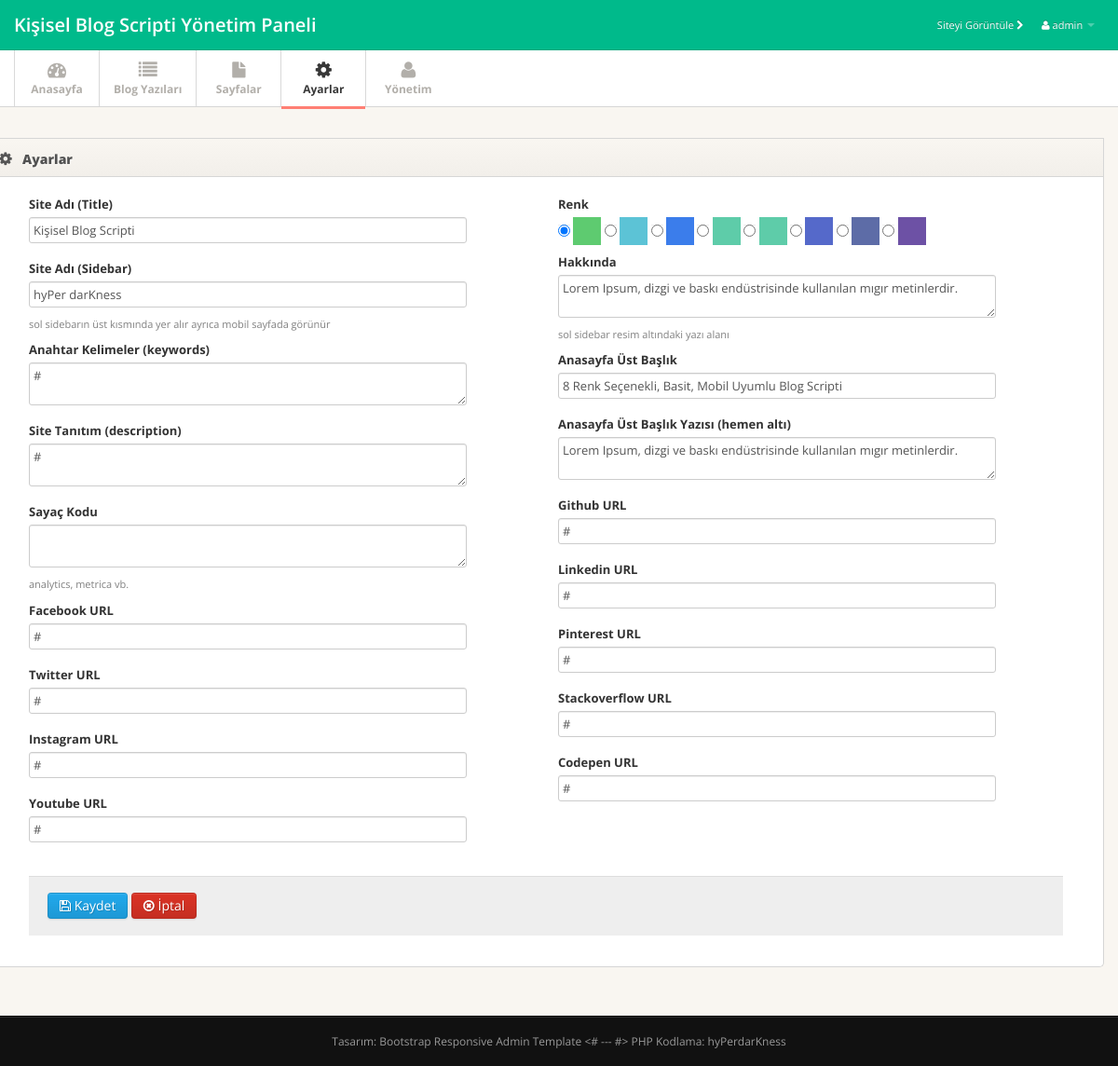
The app's page /yonetim/ayarlar.php (signed in) with its own data.
### tables this page shows
CREATE TABLE `settings` (
  `siteadi_title` varchar(200) NOT NULL,
  `siteadi_sidebar` varchar(100) NOT NULL,
  `siteadi_head` varchar(100) NOT NULL,
  `siteadi_intro` text NOT NULL,
  `keywords` varchar(200) NOT NULL,
  `description` varchar(200) NOT NULL,
  `analytics` text NOT NULL,
  `color` int(11) NOT NULL,
  `about` text NOT NULL,
  `facebook` varchar(100) NOT NULL,
  `twitter` varchar(100) NOT NULL,
  `instagram` varchar(100) NOT NULL,
  `youtube` varchar(100) NOT NULL,
  `linkedin` varchar(100) NOT NULL,
  `pinterest` varchar(100) NOT NULL,
  `github` varchar(100) NOT NULL,
  `stackoverflow` varchar(100) NOT NULL,
  `codepen` varchar(100) NOT NULL
);

### assets/blog_conf.php (called while the page is built, shortened)
<?php if(!defined("include")){ echo '<meta http-equiv="refresh" content="0;URL=../index.php">'; exit(); }
$dbhost = "localhost";
$dbuser = "root";
$dbpass = "";
$dbdata = "veritabani";
try {
     $db = new PDO("mysql:host=$dbhost;dbname=$dbdata", "$dbuser", "$dbpass", array(PDO::MYSQL_ATTR_INIT_COMMAND => "SET NAMES utf8"));
} catch ( PDOException $e ){
     print $e->getMessage(); exit();
}
$print = $db->query("select * from settings")->fetch(PDO::FETCH_ASSOC); ?>

### yonetim/ayarlar.php (the view, shortened to what this page needs)
<?php session_start(); if(isset($_SESSION['furtherup'])){ define("include",true); include("../assets/blog_conf.php"); ?>
<!DOCTYPE html>
<html lang="en">
<head>
	<link href="css/bootstrap.min.css" rel="stylesheet">
	<link href="css/bootstrap-responsive.min.css" rel="stylesheet">
	<link href="css/font-awesome.min.css" rel="stylesheet">
	<link href="css/style.css" rel="stylesheet">
	<link href="css/pages/dashboard.css" rel="stylesheet">
</head>
<body>
<div class="navbar navbar-fixed-top">
  <div class="navbar-inner">
    <div class="container"> <a class="brand" href="home.php"><?php echo $print['siteadi_title']; ?> Yönetim Paneli</a>
      <div class="nav-collapse">
        <ul class="nav pull-right">
		<li><a href="../index.php" target="_blank">Siteyi Görüntüle <i class="icon-chevron-right"></i></a></li>
          <li class="dropdown"><a href="#" class="dropdown-toggle" data-toggle="dropdown"><i class="icon-user"></i> <?php echo $_SESSION['username']; ?> <b class="caret"></b></a>
          </li>
        </ul>
      </div>
    </div>
  </div>
</div>
<?php include("plug/menu.php"); ?>
<div class="main">
  <div class="main-inner">
    <div class="container">
      <div class="row">
          <div class="widget">
            <div class="widget-header"><i class="icon-cog"></i>
              <h3>Ayarlar</h3>
            </div>
            <div class="widget-content">
	<form method="post">
	<div class="span5" style="float:left;">
		<div class="control-group">
			<label class="control-label">Site Adı (Title)</label>
			<div class="controls">
			<input type="text" class="span5" name="siteadi_title" value="<?php echo $print['siteadi_title']; ?>">
			</div>
		</div>
		<div class="control-group">
			<label class="control-label">Site Adı (Sidebar)</label>
			<div class="controls">
			<input type="text" class="span5" name="siteadi_sidebar" value="<?php echo $print['siteadi_sidebar']; ?>">
			<p class="help-block">sol sidebarın üst kısmında yer alır ayrıca mobil sayfada görünür</p>
			</div>
		</div>
		<div class="control-group">
			<label class="control-label">Anahtar Kelimeler (keywords)</label>
			<div class="controls">
			<textarea class="span5" name="keywords"><?php echo $print['keywords']; ?></textarea>
			</div>
		</div>
		<div class="control-group">
			<label class="control-label">Site Tanıtım (description)</label>
			<div class="controls">
			<textarea class="span5" name="description"><?php echo $print['description']; ?></textarea>
			</div>
		</div>
		<div class="control-group">
			<label class="control-label">Sayaç Kodu</label>
			<div class="controls">
			<textarea class="span5" name="analytics"><?php echo $print['analytics']; ?></textarea>
			<p class="help-block">analytics, metrica vb.</p>
			</div>
		</div>
		<div class="control-group">
			<label class="control-label">Facebook URL</label>
			<div class="controls">
			<input type="text" class="span5" name="facebook" value="<?php echo $print['facebook']; ?>">
			</div>
		</div>
		<div class="control-group">
			<label class="control-label">Twitter URL</label>
			<div class="controls">
			<input type="text" class="span5" name="twitter" value="<?php echo $print['twitter']; ?>">
			</div>
		</div>
		<div class="control-group">
			<label class="control-label">Instagram URL</label>
			<div class="controls">
			<input type="text" class="span5" name="instagram" value="<?php echo $print['instagram']; ?>">
			</div>
		</div>
		<div class="control-group">
			<label class="control-label">Youtube URL</label>
			<div class="controls">
			<input type="text" class="span5" name="youtube" value="<?php echo $print['youtube']; ?>">
			</div>
		</div>
	</div>
	<div class="span6" style="float:right;">
		<div class="control-group">
			<label class="control-label">Renk</label>
			<div class="controls">
			<input type="radio" name="color" value="1"<?php if($print['color']=="1"){ echo ' checked'; } ?>> <img src="img/renk1.jpg">
			<input type="radio" name="color" value="2"<?php if($print['color']=="2"){ echo ' checked'; } ?>> <img src="img/renk2.jpg">
			<input type="radio" name="color" value="3"<?php if($print['color']=="3"){ echo ' checked'; } ?>> <img src="img/renk3.jpg">
			<input type="radio" name="color" value="4"<?php if($print['color']=="4"){ echo ' checked'; } ?>> <img src="img/renk4.jpg">
			<input type="radio" name="color" value="5"<?php if($print['color']=="5"){ echo ' checked'; } ?>> <img src="img/renk5.jpg">
			<input type="radio" name="color" value="6"<?php if($print['color']=="6"){ echo ' checked'; } ?>> <img src="img/renk6.jpg">
			<input type="radio" name="color" value="7"<?php if($print['color']=="7"){ echo ' checked'; } ?>> <img src="img/renk7.jpg">
			<input type="radio" name="color" value="8"<?php if($print['color']=="8"){ echo ' checked'; } ?>> <img src="img/renk8.jpg">
			</div>
		</div>
		<div class="control-group">
			<label class="control-label">Hakkında</label>
			<div class="controls">
			<textarea class="span5" name="about"><?php echo $print['about']; ?></textarea>
			<p class="help-block">sol sidebar resim altındaki yazı alanı</p>
			</div>
		</div>
		<div class="control-group">
			<label class="control-label">Anasayfa Üst Başlık</label>
			<div class="controls">
			<input type="text" class="span5" name="siteadi_head" value="<?php echo $print['siteadi_head']; ?>">
			</div>
		</div>
		<div class="control-group">
			<label class="control-label">Anasayfa Üst Başlık Yazısı (hemen altı)</label>
			<div class="controls">
			<textarea class="span5" name="siteadi_intro"><?php echo $print['siteadi_intro']; ?></textarea>
			</div>
		</div>
		<div class="control-group">
			<label class="control-label">Github URL</label>
			<div class="controls">
			<input type="text" class="span5" name="github" value="<?php echo $print['github']; ?>">
			</div>
		</div>
		<div class="control-group">
			<label class="control-label">Linkedin URL</label>
			<div class="controls">
			<input type="text" class="span5" name="linkedin" value="<?php echo $print['linkedin']; ?>">
			</div>
		</div>
		<div class="control-group">
			<label class="control-label">Pinterest URL</label>
			<div class="controls">
			<input type="text" class="span5" name="pinterest" value="<?php echo $print['pinterest']; ?>">
			</div>
		</div>
		<div class="control-group">
			<label class="control-label">Stackoverflow URL</label>
			<div class="controls">
			<input type="text" class="span5" name="stackoverflow" value="<?php echo $print['stackoverflow']; ?>">
			</div>
		</div>
		<div class="control-group">
			<label class="control-label">Codepen URL</label>
			<div class="controls">
			<input type="text" class="span5" name="codepen" value="<?php echo $print['codepen']; ?>">
			</div>
		</div>
	</div>
		<div class="span11 form-actions">
			<button type="submit" name="kaydet" class="btn btn-primary"><i class="icon-save"></i> Kaydet</button>
			<a class="btn btn-danger" href="home.php"><i class="icon-remove-circle"></i> İptal</a>
		</div>
	</form>
            </div>
        </div>
      </div>
    </div>
  </div>
</div>
<div class="footer" align="center">
  <div class="footer-inner">
    <div class="container">
      <div class="row">
        <div class="span12"> Tasarım: <a href="http://www.egrappler.com" target="_blank">Bootstrap Responsive Admin Template</a> <# --- #> PHP Kodlama: <a href="https://github.com/hyPerdarKness" target="_blank">hyPerdarKness</a></div>
      </div>
    </div>
  </div>
</div>
</body>
</html>
<?php }else{ echo '<meta http-equiv="refresh" content="0;URL=../index.php">'; } ?>

### yonetim/plug/menu.php
<?php if(!defined("include")){ echo '<meta http-equiv="refresh" content="0;URL=../index.php">'; exit(); } $p = basename($_SERVER['REQUEST_URI']); ?>
<div class="subnavbar">
  <div class="subnavbar-inner">
    <div class="container">
      <ul class="mainnav">
        <li<?php if($p=="home.php"){ echo ' class="active"'; } ?>><a href="home.php"><i class="icon-dashboard"></i><span>Anasayfa</span> </a> </li>
        <li<?php if($p=="blogs.php"||$p=="blogekle.php"||$p=="blogedit.php?id=".@$id.""){ echo ' class="active"'; } ?>><a href="blogs.php"><i class="icon-list"></i><span>Blog Yazıları</span> </a> </li>
        <li<?php if($p=="pages.php"||$p=="pageadd.php"||$p=="pagedit.php?id=".@$id.""){ echo ' class="active"'; } ?>><a href="pages.php"><i class="icon-file"></i><span>Sayfalar</span> </a> </li>
        <li<?php if($p=="ayarlar.php"){ echo ' class="active"'; } ?>><a href="ayarlar.php"><i class="icon-cog"></i><span>Ayarlar</span> </a> </li>
        <li<?php if($p=="yonetim.php?id=".$_SESSION['furtherup'].""){ echo ' class="active"'; } ?>><a href="yonetim.php?id=<?php echo $_SESSION['furtherup']; ?>"><i class="icon-user"></i><span>Yönetim</span> </a> </li>
      </ul>
    </div>
  </div>
</div>

### yonetim/css/style.css (style rules this page uses)
body { background: #f9f6f1; font: 13px/1.7em 'Open Sans'; }
p { font: 13px/1.7em 'Open Sans'; }
input, button, select, textarea { font-family: 'Open Sans'; }
.navbar .container { position: relative; }
.navbar-inner { padding: 7px 0; background: #00ba8b !important; -moz-border-radius: 0; -webkit-border-radius: 0; border-radius: 0; }
.navbar-fixed-top { position: static; }
.navbar .nav a { font-size: 11px; }
.navbar .nav>li>a { color:#fff !important; }
.navbar .brand { font-weight: 600; position: relative; top: 2px; }
.subnavbar { margin-bottom: 2.5em; }
.subnavbar-inner { height: 60px; background: #fff; border-bottom: 1px solid #d6d6d6; }
.subnavbar .container > ul { display: inline-block; height: 80px; padding: 0; margin: 0; }
.subnavbar .container > ul > li { float: left; min-width: 90px; height: 60px; padding: 0; margin: 0; text-align: center; list-style: none; border-left: 1px solid #d9d9d9; }
.subnavbar .container > ul > li > a { display: block; height: 100%; padding: 0 15px; font-size: 12px; font-weight: bold; color: #b2afaa; }
.subnavbar .container > ul > li > a > i { display: inline-block; width: 24px; height: 24px; margin-top: 11px; margin-bottom: -3px; font-size: 20px; }
.subnavbar .container > ul > li > a > span { display: block; }
.subnavbar .container > ul > li.active > a { border-bottom:3px solid #ff7f74; color: #383838; }
.main { padding-bottom: 2em; border-bottom: 1px solid #000; }
.footer { margin-top: 0; border-top: 1px solid #292929; }
.footer-inner { padding: 15px 0; font-size: 12px; background: #111; color: #999; }
.footer a { color: #999; }
.widget { position: relative; clear: both; width: auto; margin-bottom: 2em; overflow: hidden; }
.widget-header { position: relative; height: 40px; line-height: 40px; background: #f9f6f1; background:-moz-linear-gradient(top, #f9f6f1 0%, #f2efea 100%); background:-webkit-gradient(linear, left top, left bottom, color-stop(0%,#f9f6f1), color-stop(100%,#f2efea)); background:-webkit-linear-gradient(top, #f9f6f1 0%,#f2efea 100%); background:-o-linear-gradient(top, #f9f6f1 0%,#f2efea 100%); background:-ms-linear-gradient(top, #f9f6f1 0%,#f2efea 100%); background:linear-gradient(top, #f9f6f1 0%,#f2efea 100%); filter: progid:DXImageTransform.Microsoft.gradient(startColorstr='#f9f6f1', endColorstr='#f2efea'); -ms-filter: "progid:DXImageTransform.Microsoft.gradient(startColorstr='#f9f6f1', endColorstr='#f2efea')"; border: 1px solid #d6d6d6; -webkit-background-clip: padding-box; }
.widget-header h3 { position: relative; top: 2px; left: 10px; display: inline-block; margin-right: 3em; font-size: 14px; font-weight: 800; color: #525252; line-height: 18px; text-shadow: 1px 1px 2px rgba(255,255,255,.5); }
.widget-header [class^="icon-"], .widget-header [class*=" icon-"] { display: inline-block; margin-left: 13px; margin-right: -2px; font-size: 16px; color: #555; vertical-align: middle; }
.widget-content { padding: 20px 15px 15px; background: #FFF; border: 1px solid #D5D5D5; -moz-border-radius: 5px; -webkit-border-radius: 5px; border-radius: 5px; }
.widget-header+.widget-content { border-top: none; -webkit-border-top-left-radius: 0; -webkit-border-top-right-radius: 0; -moz-border-radius-topleft: 0; -moz-border-radius-topright: 0; border-top-left-radius: 0; border-top-right-radius: 0; }
.widget-content:before, .widget-content:after { content:""; display:table; }
.widget-content:after { clear:both; }
.widget-content { zoom:1; }

### yonetim/css/pages/dashboard.css (style rules this page uses)
.help-block { font-size: 11px; color:gray; }
.control-label { font-weight:bold; }

### records on screen
settings: siteadi_title "Kişisel Blog Scripti", siteadi_sidebar "hyPer darKness", keywords "#", description "#", facebook "#", twitter "#", instagram "#", youtube "#", color "☑", about "Lorem Ipsum, dizgi ve baskı endüstrisinde kullanılan mıgır metinlerdir.", siteadi_head "8 Renk Seçenekli, Basit, Mobil Uyumlu Blog Scripti", siteadi_intro "Lorem Ipsum, dizgi ve baskı endüstrisinde kullanılan mıgır metinlerdir.", github "#", linkedin "#", pinterest "#", stackoverflow "#", codepen "#"

### other values on screen
$_SESSION['username'] "admin"
